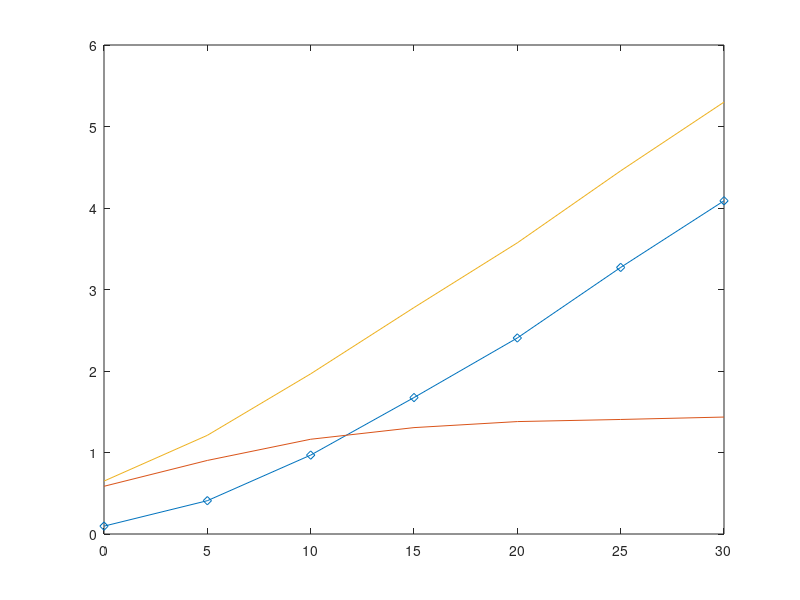

Write MATLAB code to recreate this figure.
clear all;

ct=10000;
snrdb = [0: 5: 30];
R0 = 1; M=1;
Rs = 1.5;
eps = 2^Rs-1; ep0= 2^R0 -1;
sum2=zeros(length(snrdb),1);
sum3=zeros(length(snrdb),ct);

for k = 1 : length(snrdb)
    snr = 10^((snrdb(k))/10);
    P0=snr; Ps=snr; alpha0=ep0/P0; alphas=eps/Ps;
    alpha1 =(1+eps)*alpha0;
    alpha2 = ep0*(eps+1)/P0/(1-ep0*eps);
    sum1 = 0;   sum4=0; sum5 = 0; sum6=0; sum7=0;
    rhybx=0; riix=0; rix=0;
    for i =1 : ct
        g=complex(randn(1,1)*sqrt(0.5),randn(1,1)*sqrt(0.5)); 
        g=abs(g)^2;
        h=complex(randn(M,1)*sqrt(0.5),randn(M,1)*sqrt(0.5));     
        tau = max(0, P0*g/(2^R0-1)-1);  
        
        htt = (abs(h)).^2;
        htoder = sort(htt,'ascend');
        if htoder(1)>tau/Ps % scheme II
            Rsgft = log2(1+Ps*htoder(M)/(1+P0*g));
            if Rsgft<Rs
                sum1 = sum1 +1;
            end
            
        else % scheme I
            tt1 = (sign(htoder*Ps-tau)+1)/2;
            tt2 = sum(tt1); %number above tau
            hsel = htoder(M-tt2);
            Rsgft = max(log2(1+Ps*hsel),log2(1+Ps*htoder(M)/(1+P0*g))) ;
            if Rsgft<Rs
                sum1 = sum1 +1;
            end
            
        end
        rhybx(i) = Rsgft;
        
         % always scheme II
        rii = log2(1+Ps*htoder(M)/(1+P0*g));
        if rii<Rs
            sum6 = sum6 +1;
        end  
        riix(i) = rii;
        
        %always scheme I
        taux=1;%snr;%XXXX HOW TO SET TAU? need to be large
%         if htoder(1)<taux %if the weakest grant free user below the threshold
            if log2(1 + g*P0/(1+Ps*htoder(1))) > R0 %the first step of SIC is ok
                rix(i) = log2(1+Ps*htoder(1));
                if rix(i)<Rs
                    sum7 = sum7 +1;
                end
            else
                sum7 = sum7 +1;
            end
%         else
%             sum7 = sum7+1;
%         end
        
        %always the best gf user
        rbest(i) = log2(1+Ps*htoder(M));  
              
    end
    ps(k)= sum1/ct; 
    pii(k) = sum6/ct; 
    pi(k) = sum7/ct;
       
    %rate
    Rh(k) = mean(rhybx);
    Rii(k) = mean(riix);
    Ri(k) = mean(rix);
        
end
%semilogy( snrdb,pa,snrdb,paa)
%semilogy(snrdb,pi,'-d',snrdb,pii,snrdb,ps )
plot(snrdb,Ri,'-d',snrdb,Rii,snrdb,Rh)
%semilogy(snrdb,poma,'-d',snrdb,p0,'-x',snrdb,pi,snrdb,pii,snrdb,ps)
 
 